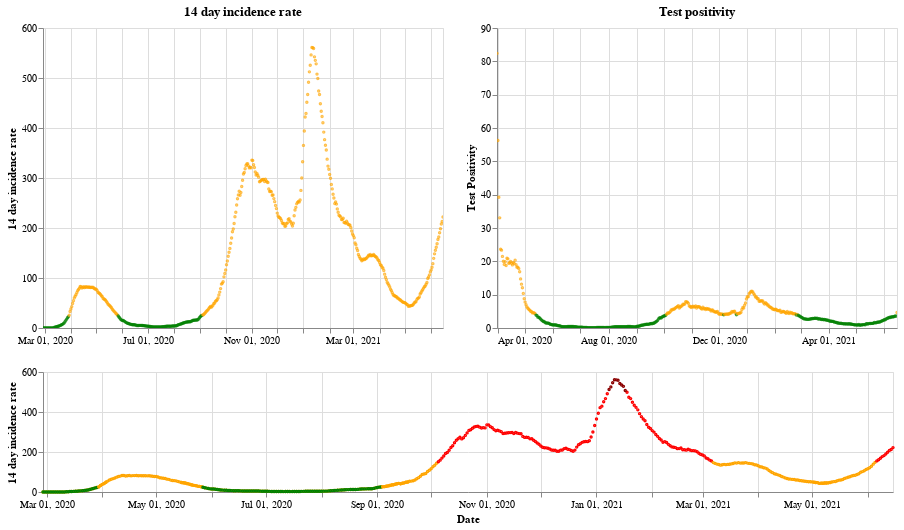

The notebook cell saved with this chart:
### Markdown cell above
## Scotland

### Code cell
plot_traffic_light('Scotland')

### Figure 1 — Vega-Lite specification as saved in the notebook (floating-point values rounded to 4 significant figures; data arrays with more than 128 entries replaced by an {"elided": "..."} marker saying what was removed)
{"config": {"view": {"continuousWidth": 400, "continuousHeight": 300}}, "vconcat": [{"hconcat": [{"mark": {"type": "point", "size": 2}, "encoding": {"color": {"condition": {"value": "green", "test": "(datum.twoWeeklyCasesRate <= 25)"}, "value": "orange"}, "tooltip": [{"type": "nominal", "field": "areaName"}, {"type": "temporal", "field": "date"}, {"type": "quantitative", "field": "twoWeeklyCasesRate"}, {"type": "quantitative", "field": "testPositivity"}], "x": {"type": "temporal", "axis": {"title": ""}, "field": "date", "scale": {"domain": {"selection": "DateBrush"}}, "timeUnit": "yearmonthdate"}, "y": {"type": "quantitative", "axis": {"title": "14 day incidence rate"}, "field": "twoWeeklyCasesRate"}}, "title": "14 day incidence rate", "width": 400}, {"mark": {"type": "point", "size": 2}, "encoding": {"color": {"condition": {"value": "green", "test": "(datum.testPositivity <= 4)"}, "value": "orange"}, "tooltip": [{"type": "nominal", "field": "areaName"}, {"type": "temporal", "field": "date"}, {"type": "quantitative", "field": "twoWeeklyCasesRate"}, {"type": "quantitative", "field": "testPositivity"}], "x": {"type": "temporal", "axis": {"title": ""}, "field": "date", "scale": {"domain": {"selection": "DateBrush"}}, "timeUnit": "yearmonthdate"}, "y": {"type": "quantitative", "axis": {"title": "Test Positivity"}, "field": "testPositivity"}}, "title": "Test positivity", "width": 400}]}, {"layer": [{"mark": {"type": "point", "size": 2}, "encoding": {"color": {"condition": {"value": "orange", "test": "((50 && datum.twoWeeklyCasesRate) < 150)"}, "value": "red"}, "opacity": {"condition": {"value": 1, "test": "((50 && datum.twoWeeklyCasesRate) < 500)"}, "value": 0}, "tooltip": [{"type": "nominal", "field": "areaName"}, {"type": "temporal", "field": "date"}, {"type": "quantitative", "field": "twoWeeklyCasesRate"}, {"type": "quantitative", "field": "testPositivity"}], "x": {"type": "temporal", "axis": {"title": "Date"}, "field": "date", "timeUnit": "yearmonthdate"}, "y": {"type": "quantitative", "axis": {"title": "14 day incidence rate"}, "field": "twoWeeklyCasesRate"}}, "selection": {"DateBrush": {"type": "interval", "encodings": ["x"], "fields": ["Time"]}}, "width": 850}, {"mark": {"type": "point", "size": 2}, "encoding": {"color": {"value": "darkred"}, "opacity": {"condition": {"value": 1, "test": "(datum.twoWeeklyCasesRate >= 500)"}, "value": 0}, "tooltip": [{"type": "nominal", "field": "areaName"}, {"type": "temporal", "field": "date"}, {"type": "quantitative", "field": "twoWeeklyCasesRate"}, {"type": "quantitative", "field": "testPositivity"}], "x": {"type": "temporal", "axis": {"title": "Date"}, "field": "date", "timeUnit": "yearmonthdate"}, "y": {"type": "quantitative", "axis": {"title": "14 day incidence rate"}, "field": "twoWeeklyCasesRate"}}, "width": 400}, {"mark": {"type": "point", "size": 2}, "encoding": {"color": {"condition": {"value": "green", "test": "((4 && datum.twoWeeklyCasesRate) < 25)"}, "value": "orange"}, "opacity": {"condition": {"value": 1, "test": "(datum.twoWeeklyCasesRate < 50)"}, "value": 0}, "tooltip": [{"type": "nominal", "field": "areaName"}, {"type": "temporal", "field": "date"}, {"type": "quantitative", "field": "twoWeeklyCasesRate"}, {"type": "quantitative", "field": "testPositivity"}], "x": {"type": "temporal", "axis": {"title": "Date"}, "field": "date", "timeUnit": "yearmonthdate"}, "y": {"type": "quantitative", "axis": {"title": "14 day incidence rate"}, "field": "twoWeeklyCasesRate"}}, "width": 400}], "height": 120, "width": 800}], "data": {"name": "data-dd484fd07430e6edc89b5acb0b6ebb08"}, "$schema": "https://vega.github.io/schema/vega-lite/v4.8.1.json", "datasets": {"data-dd484fd07430e6edc89b5acb0b6ebb08": {"elided": "474 records"}}}
